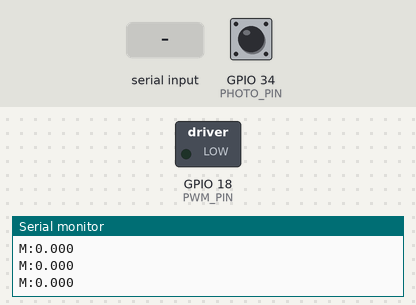
A sketch run on a simulated ESP32. Parts: switched loads named in the sketch (green lamp = pin HIGH), the last lines printed to the serial monitor. The test bench sets the inputs (shaded band); at power-on: GPIO 34 (PHOTO_PIN) HIGH.

Above: at 1.2 s.
1.3 s: "90,45\n" received over Serial
At 1.8 s:
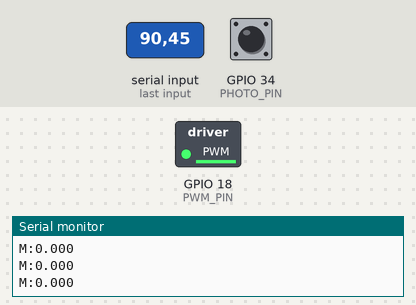
2.9 s: "STOP!\n" received over Serial
At 4.1 s:
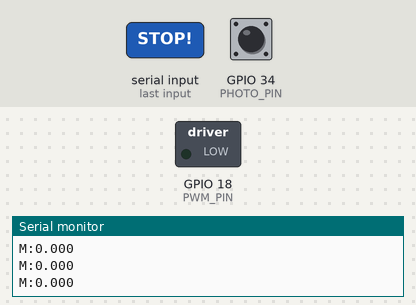
4.4 s: "30,150\n" received over Serial
At 5.2 s:
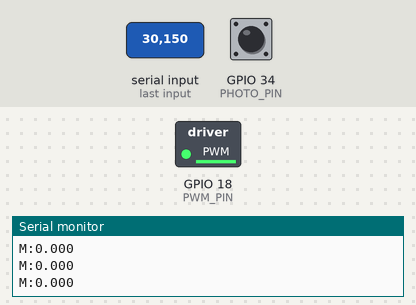
Timing chart, 0 to 7.4 s (numbered marks = the images above; inputs shaded):
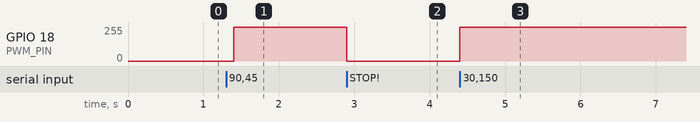

The sketch:

ESP32earthqueke.ino
```cpp
#include <Arduino.h>
#include "driver/ledc.h"

#define PWM_PIN      18
#define PHOTO_PIN    34

#define PWM_CHANNEL  LEDC_CHANNEL_0
#define PWM_TIMER    LEDC_TIMER_0
#define PWM_MODE     LEDC_HIGH_SPEED_MODE
#define PWM_RES      LEDC_TIMER_8_BIT
#define PWM_FREQ     5000

// REAL: 30 pulses per revolution
#define PULSES_PER_REV 30

volatile unsigned long pulseCount = 0;
float targetHz = 0.0;
float measuredHz = 0.0;
int duty = 0;

// ----- FILTERING -----
const float FILTER_ALPHA = 0.60;

// ----- CONTROL -----
const float KP = 20.0;
const int MIN_DUTY = 15;
const int MAX_DUTY = 100;
const float LOW_SPEED_BOOST = 8.0;

// ----- FLAGS -----
volatile bool hardStop = false;
unsigned long lastUpdate = 0;

// ---------------------------------------------------------------------------
// INTERRUPT
// ---------------------------------------------------------------------------
void IRAM_ATTR pulseISR() { pulseCount++; }

// ---------------------------------------------------------------------------
// SET DUTY
// ---------------------------------------------------------------------------
void setDuty(int d) {
  if (d < 0) d = 0;
  if (d > 100) d = 100;
  uint32_t dv = (255 * d) / 100;
  ledc_set_duty(PWM_MODE, PWM_CHANNEL, dv);
  ledc_update_duty(PWM_MODE, PWM_CHANNEL);
  duty = d;
}

// ---------------------------------------------------------------------------
// SERIAL THREAD (CORE 0)
// ---------------------------------------------------------------------------
void serialTask(void *parameter) {
  for (;;) {
    if (Serial.available()) {
      String in = Serial.readStringUntil('\n');

      // HARD STOP OVERRIDE
      if (in == "STOP!") {
        hardStop = true;
        targetHz = 0;
        setDuty(0);
        continue;
      }

      hardStop = false;
      targetHz = in.toFloat();
      lastUpdate = millis();
    }
    vTaskDelay(1);
  }
}

// ---------------------------------------------------------------------------
// MOTOR CONTROL THREAD (CORE 1)
// ---------------------------------------------------------------------------
void controlTask(void *parameter) {

  unsigned long lastMeasure = 0;

  for (;;) {

    // HARD STOP ACTIVE
    if (hardStop) {
      setDuty(0);
      vTaskDelay(1);
      continue;
    }


    // ----- MEASUREMENT WINDOW: 200 ms -----
    if (millis() - lastMeasure >= 200) {

      noInterrupts();
      unsigned long count = pulseCount;
      pulseCount = 0;
      interrupts();

      // convert to Hz: (pulses / pulses_per_rev) per 0.2 s → ×5
      float rawHz = (count / (float)PULSES_PER_REV) * 5.0;

      measuredHz =
        FILTER_ALPHA * measuredHz + (1 - FILTER_ALPHA) * rawHz;

      lastMeasure = millis();

      // STOP behaviour
      if (targetHz <= 0.0) {
        setDuty(0);
        Serial.print("M:");
        Serial.println(measuredHz, 3);
        continue;
      }

      // ----- PID exactly like your original -----
      float error = targetHz - measuredHz;
      float gain = KP;
      if (targetHz < 0.2) gain += LOW_SPEED_BOOST;

      int newDuty = duty + error * gain;

      if (newDuty < MIN_DUTY) newDuty = MIN_DUTY;
      if (targetHz < 0.05) newDuty = MIN_DUTY + 3;
      if (newDuty > MAX_DUTY) newDuty = MAX_DUTY;

      setDuty(newDuty);

      Serial.print("M:");
      Serial.println(measuredHz, 3);
    }

    vTaskDelay(1);
  }
}

// ---------------------------------------------------------------------------
// SETUP
// ---------------------------------------------------------------------------
void setup() {

  Serial.begin(9600);

  pinMode(PHOTO_PIN, INPUT_PULLUP);
  attachInterrupt(digitalPinToInterrupt(PHOTO_PIN), pulseISR, FALLING);

  ledc_timer_config_t timerConf = {
    .speed_mode = PWM_MODE,
    .duty_resolution = PWM_RES,
    .timer_num = PWM_TIMER,
    .freq_hz = PWM_FREQ,
    .clk_cfg = LEDC_AUTO_CLK
  };
  ledc_timer_config(&timerConf);

  ledc_channel_config_t channelMotor = {
    .gpio_num = PWM_PIN,
    .speed_mode = PWM_MODE,
    .channel = PWM_CHANNEL,
    .intr_type = LEDC_INTR_DISABLE,
    .timer_sel = PWM_TIMER,
    .duty = 0,
    .hpoint = 0
  };
  ledc_channel_config(&channelMotor);

  setDuty(0);
  lastUpdate = millis();

  // --------------------------------------------------------------
  // MOVE SERIAL LISTENER TO CORE 0
  // MOVE MOTOR CONTROL TO CORE 1
  // --------------------------------------------------------------
  xTaskCreatePinnedToCore(serialTask,  "SerialTask",  4096, NULL, 1, NULL, 0);
  xTaskCreatePinnedToCore(controlTask, "ControlTask", 4096, NULL, 1, NULL, 1);
}

// ---------------------------------------------------------------------------
void loop() {}
```

Measured:
- after the input at 1.3 s, GPIO 18 (PWM_PIN): 0/255 → 254/255 after 0.10 s
- after the input at 2.9 s, GPIO 18 (PWM_PIN): 254/255 → 0/255 at once
- after the input at 4.4 s, GPIO 18 (PWM_PIN): 0/255 → 254/255 at once
